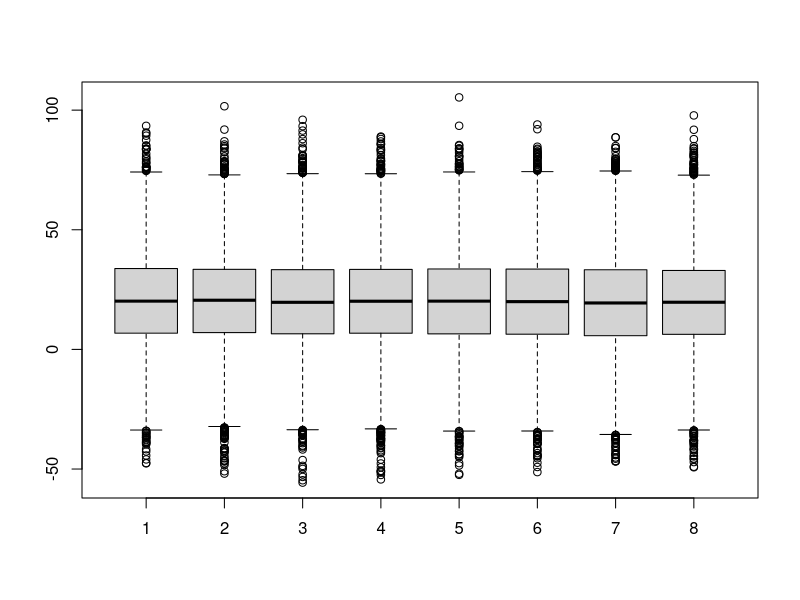
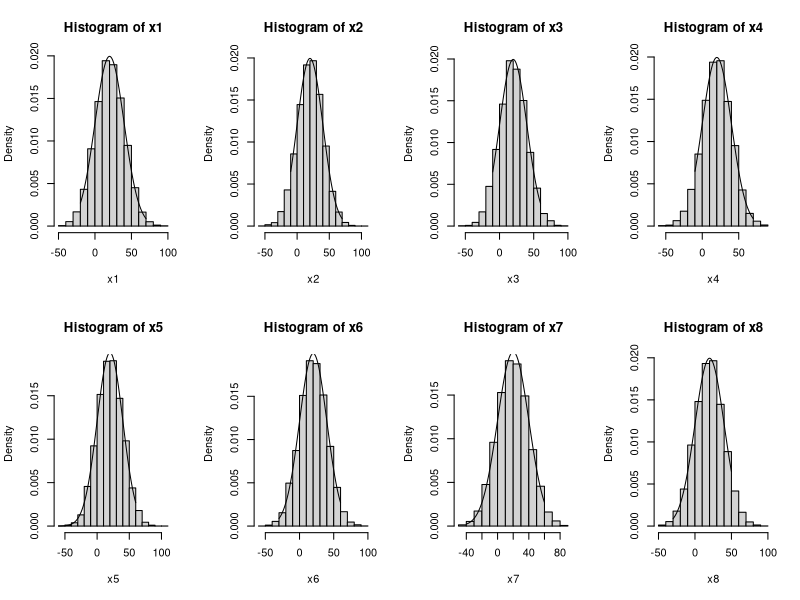
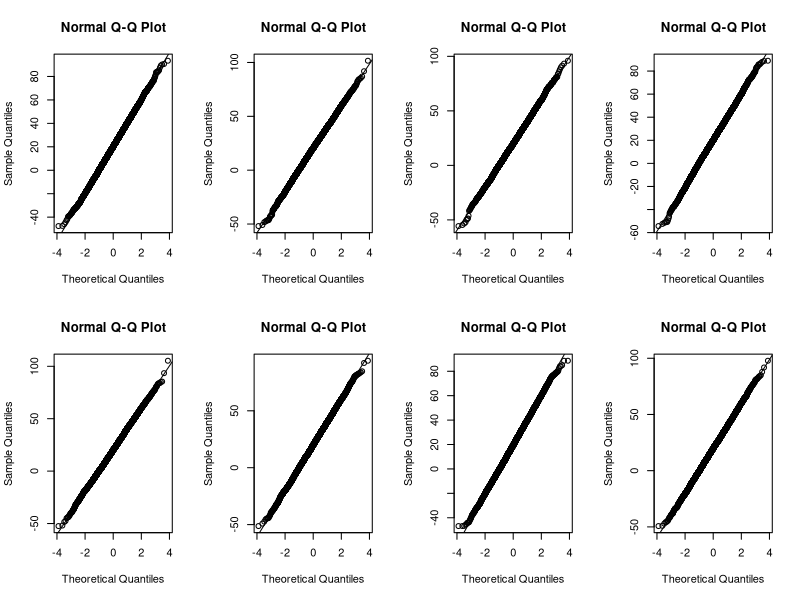
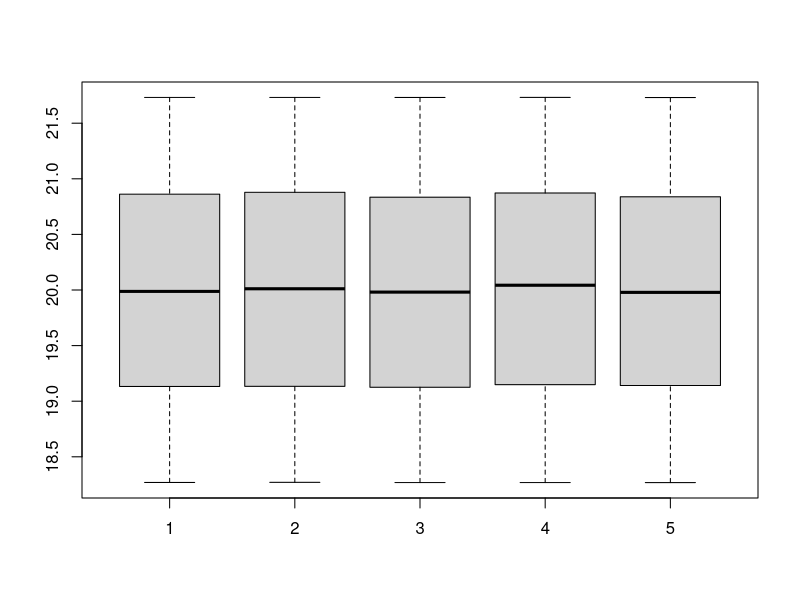
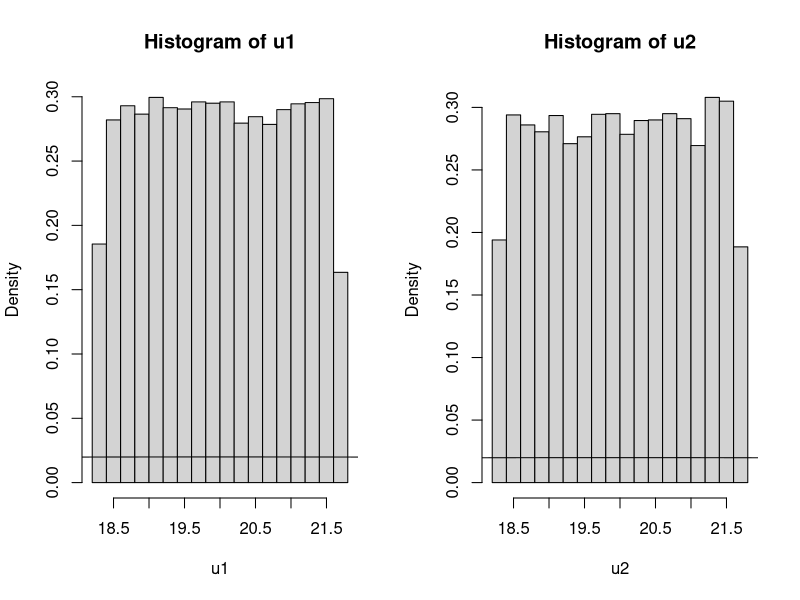
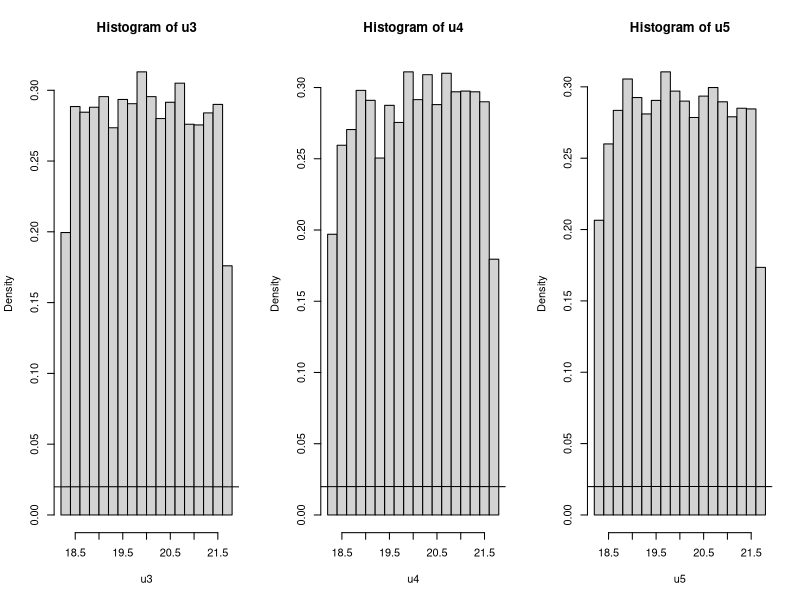
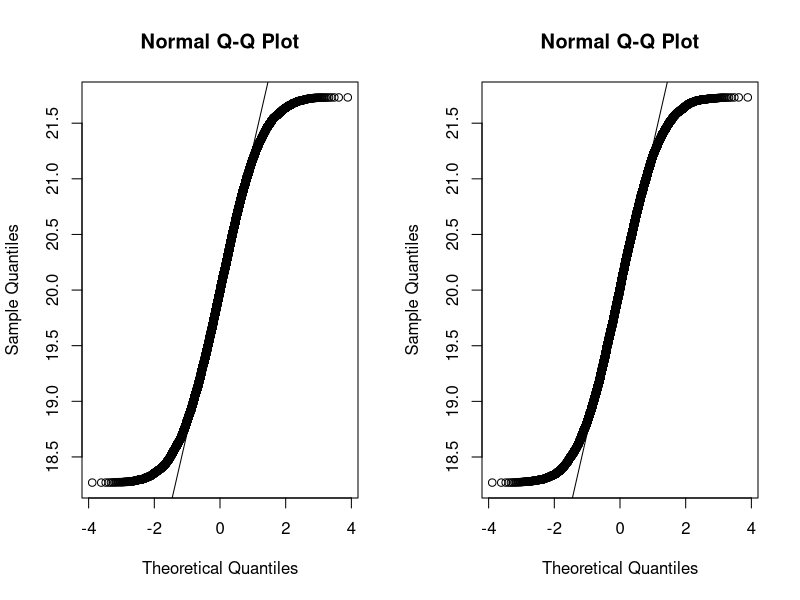
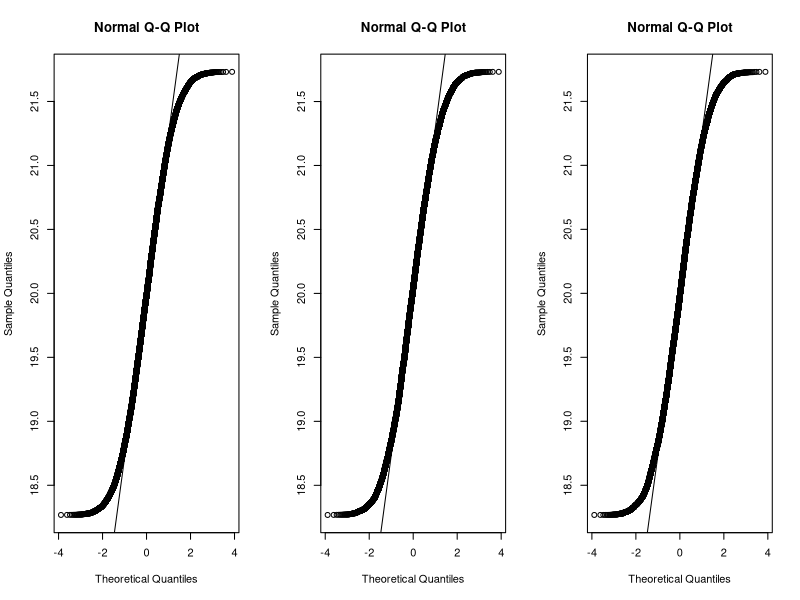

The R script that drew these images, in order:
## ---- chunk 1
observations <- 10000
## ---- chunk 2

set.seed(19930920)

x1 <- rnorm(observations, 20, 20)
x2 <- rnorm(observations, 20, 20)
x3 <- rnorm(observations, 20, 20)
x4 <- rnorm(observations, 20, 20)
x5 <- rnorm(observations, 20, 20)
x6 <- rnorm(observations, 20, 20)
x7 <- rnorm(observations, 20, 20)
x8 <- rnorm(observations, 20, 20)

boxplot(x1, x2, x3, x4, x5, x6, x7, x8)
## ---- chunk 3

old_par <- par(mfrow = c(2, 4)) # 2 rader, 4 kolonner

hist(x1, prob=TRUE)
x <- seq(from = -20, to = 70, length.out = 100)
lines(x, dnorm(x, 20, 20))

hist(x2, prob=TRUE)
x <- seq(from = -10, to = 70, length.out = 100)
lines(x, dnorm(x, 20, 20))

hist(x3, prob=TRUE)
x <- seq(from = -10, to = 60, length.out = 100)
lines(x, dnorm(x, 20, 20))

hist(x4, prob=TRUE)
x <- seq(from = -10, to = 70, length.out = 100)
lines(x, dnorm(x, 20, 20))

hist(x5, prob=TRUE)
x <- seq(from = -60, to = 60, length.out = 100)
lines(x, dnorm(x, 20, 20))

hist(x6, prob=TRUE)
x <- seq(from = -30, to = 60, length.out = 100)
lines(x, dnorm(x, 20, 20))

hist(x7, prob=TRUE)
x <- seq(from = -40, to = 60, length.out = 100)
lines(x, dnorm(x, 20, 20))

hist(x8, prob=TRUE)
x <- seq(from = -30, to = 50, length.out = 100)
lines(x, dnorm(x, 20, 20))

par(old_par)
## ---- chunk 4

old_par <- par(mfrow = c(2, 4)) # 2 rader, 4 kolonner

qqnorm(x1)
qqline(x1)

qqnorm(x2)
qqline(x2)

qqnorm(x3)
qqline(x3)

qqnorm(x4)
qqline(x4)

qqnorm(x5)
qqline(x5)

qqnorm(x6)
qqline(x6)

qqnorm(x7)
qqline(x7)

qqnorm(x8)
qqline(x8)

par(old_par)
## ---- chunk 5

set.seed(19930920)

u1 <- runif(observations, 20 - sqrt(3), 20 + sqrt(3))
u2 <- runif(observations, 20 - sqrt(3), 20 + sqrt(3))
u3 <- runif(observations, 20 - sqrt(3), 20 + sqrt(3))
u4 <- runif(observations, 20 - sqrt(3), 20 + sqrt(3))
u5 <- runif(observations, 20 - sqrt(3), 20 + sqrt(3))

boxplot(u1, u2, u3, u4, u5)
## ---- chunk 6

old_par <- par(mfrow = c(1, 2)) # 1 rad, 2 kolonner

hist(u1, prob=TRUE)
x <- seq(from = 18, to = 22, length.out = 100)
lines(x, dnorm(x, 20, 20))

hist(u2, prob=TRUE)
x <- seq(from = 18, to = 22, length.out = 100)
lines(x, dnorm(x, 20, 20))

par(old_par)
## ---- chunk 7

old_par <- par(mfrow = c(1, 3)) # 1 rad, 3 kolonner

hist(u3, prob=TRUE)
x <- seq(from = 18, to = 22, length.out = 100)
lines(x, dnorm(x, 20, 20))

hist(u4, prob=TRUE)
x <- seq(from = 18, to = 22, length.out = 100)
lines(x, dnorm(x, 20, 20))

hist(u5, prob=TRUE)
x <- seq(from = 18, to = 22, length.out = 100)
lines(x, dnorm(x, 20, 20))

par(old_par)
## ---- chunk 8

old_par <- par(mfrow = c(1, 2)) # 1 rad, 2 kolonner

qqnorm(u1)
qqline(u1)

qqnorm(u2)
qqline(u2)

par(old_par)
## ---- chunk 9

old_par <- par(mfrow = c(1, 3)) # 1 rad, 3 kolonner

qqnorm(u3)
qqline(u3)

qqnorm(u4)
qqline(u4)

qqnorm(u5)
qqline(u5)
## ---- chunk 10

set.seed(19930920)

e1 <- rexp(observations, 1/20)
e2 <- rexp(observations, 1/20)
e3 <- rexp(observations, 1/20)
e4 <- rexp(observations, 1/20)
e5 <- rexp(observations, 1/20)

boxplot(e1, e2, e3, e4, e5)
## ---- chunk 11

old_par <- par(mfrow = c(1, 2)) # 1 rad, 2 kolonner

hist(e1, prob=TRUE)
x <- seq(from = 0, to = 200, length.out = 100)
lines(x, dnorm(x, 20, 20))

hist(e2, prob=TRUE)
x <- seq(from = 0, to = 200, length.out = 100)
lines(x, dnorm(x, 20, 20))

par(old_par)
## ---- chunk 12

old_par <- par(mfrow = c(1, 3)) # 1 rad, 3 kolonner

hist(e3, prob=TRUE)
x <- seq(from = 0, to = 200, length.out = 100)
lines(x, dnorm(x, 20, 20))

hist(e4, prob=TRUE)
x <- seq(from = 0, to = 200, length.out = 100)
lines(x, dnorm(x, 20, 20))

hist(e5, prob=TRUE)
x <- seq(from = 0, to = 200, length.out = 100)
lines(x, dnorm(x, 20, 20))

par(old_par)
## ---- chunk 13

old_par <- par(mfrow = c(1, 2)) # 1 rad, 2 kolonner

qqnorm(e1)
qqline(e1)

qqnorm(e2)
qqline(e2)

par(old_par)
## ---- chunk 14

old_par <- par(mfrow = c(1, 3)) # 1 rad, 3 kolonner

qqnorm(e3)
qqline(e3)

qqnorm(e4)
qqline(e4)

qqnorm(e5)
qqline(e5)

par(old_par)
